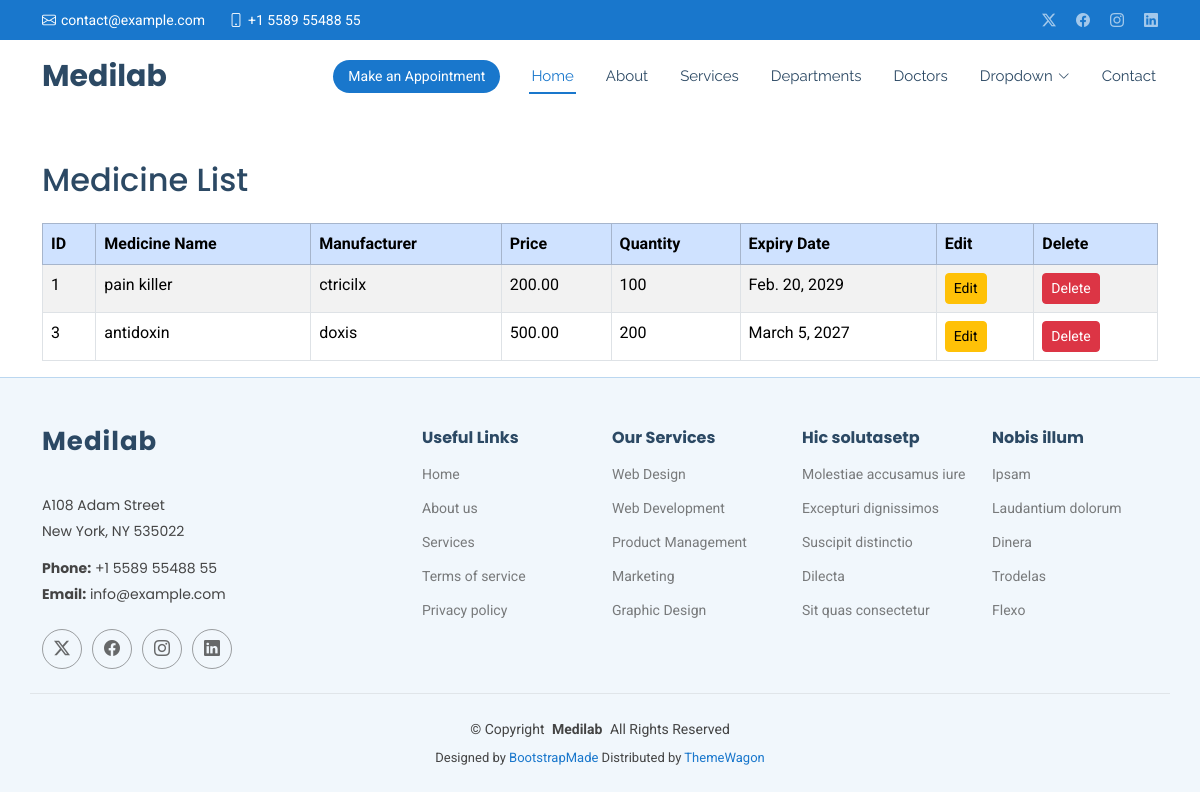
The app's page /view_medicine/ with its own data.
### projectapp/models.py (models this page shows, shortened)
class Medicine(models.Model):
    medicine_name = models.CharField(max_length=100)
    manufacturer = models.CharField(max_length=100)
    price = models.DecimalField(max_digits=10, decimal_places=2)
    quantity = models.IntegerField()
    expiry_date = models.DateField()

### projectapp/views.py (the view)
# urls.py: path('view_medicine/', views.view_medicine, name='view_medicine'),
def view_medicine(request):
    medicines = Medicine.objects.all()
    return render(request, 'view_medicine.html', {
        'medicines': medicines
    })

### templates/view_medicine.html
{% extends 'base.html' %}
{% block content %}
<div class="container mt-5">
    <h2 class="mb-4">Medicine List</h2>
    <table class="table table-bordered table-striped table-hover">
        <thead class="table-primary">
            <tr>
                <th>ID</th>
                <th>Medicine Name</th>
                <th>Manufacturer</th>
                <th>Price</th>
                <th>Quantity</th>
                <th>Expiry Date</th>
                <th>Edit</th>
                <th>Delete</th>
            </tr>
        </thead>
        <tbody>
        {% for medicine in medicines %}
        <tr>
            <td>{{ medicine.id }}</td>
            <td>{{ medicine.medicine_name }}</td>
            <td>{{ medicine.manufacturer }}</td>
            <td>{{ medicine.price }}</td>
            <td>{{ medicine.quantity }}</td>
            <td>{{ medicine.expiry_date }}</td>
            <td>
                <a href="{% url 'edit_medicine' medicine.id %}" class="btn btn-warning btn-sm">
                    Edit
                </a>
            </td>
            <td>
                <a href="{% url 'delete_medicine' medicine.id %}"
                   class="btn btn-danger btn-sm"
                   onclick="return confirm('Are you sure you want to delete this medicine?');">
                    Delete
                </a>
            </td>
        </tr>
        {% empty %}
        <tr>
            <td colspan="8" class="text-center">
                No medicines found.
            </td>
        </tr>
        {% endfor %}
        </tbody>
    </table>
</div>
{% endblock %}

### static/assets/css/main.css (style rules this page uses)
:root { --default-font: "Roboto", system-ui, -apple-system, "Segoe UI", Roboto, "Helvetica Neue", Arial, "Noto Sans", "Liberation Sans", sans-serif, "Apple Color Emoji", "Segoe UI Emoji", "Segoe UI Symbol", "Noto Color Emoji"; --heading-font: "Poppins", sans-serif; --nav-font: "Raleway", sans-serif; }
:root { --background-color: #ffffff; --default-color: #444444; --heading-color: #2c4964; --accent-color: #1977cc; --surface-color: #ffffff; --contrast-color: #ffffff; }
:root { --nav-color: #2c4964; --nav-hover-color: #1977cc; --nav-mobile-background-color: #ffffff; --nav-dropdown-background-color: #ffffff; --nav-dropdown-color: #2c4964; --nav-dropdown-hover-color: #1977cc; }
:root { scroll-behavior: smooth; }
body { color: var(--default-color); background-color: var(--background-color); font-family: var(--default-font); }
a { color: var(--accent-color); text-decoration: none; transition: 0.3s; }
h1, h2, h3, h4, h5, h6 { color: var(--heading-color); font-family: var(--heading-font); }

### records on screen
Medicine: id "1", medicine_name "pain killer", manufacturer "ctricilx", price "200.00", quantity "100", expiry_date "Feb. 20, 2029"
Medicine: id "3", medicine_name "antidoxin", manufacturer "doxis", price "500.00", quantity "200", expiry_date "March 5, 2027"
